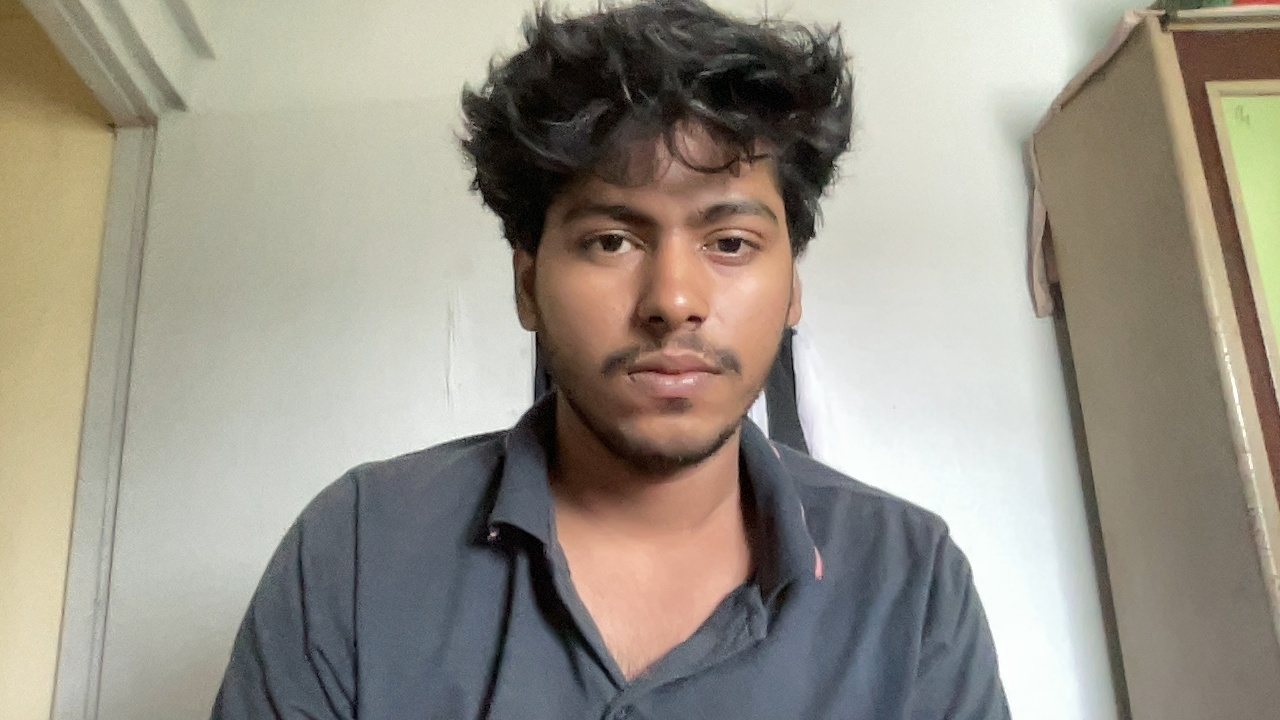
#> input picture admin/pht1.jpg, 1280 x 720 px
$ python request.py
#> lines starting #> are read from the running program, lines starting #| are printed output that depends on the picture
import cv2
import numpy as np
from skimage.metrics import structural_similarity as ssim

# Load images
image1 = cv2.imread('./admin/pht1.jpg')
#> image1 is the input picture: shape (720, 1280, 3); mean B, G, R 136.7, 148.4, 154.1
image2 = cv2.imread('./pht2.jpg')
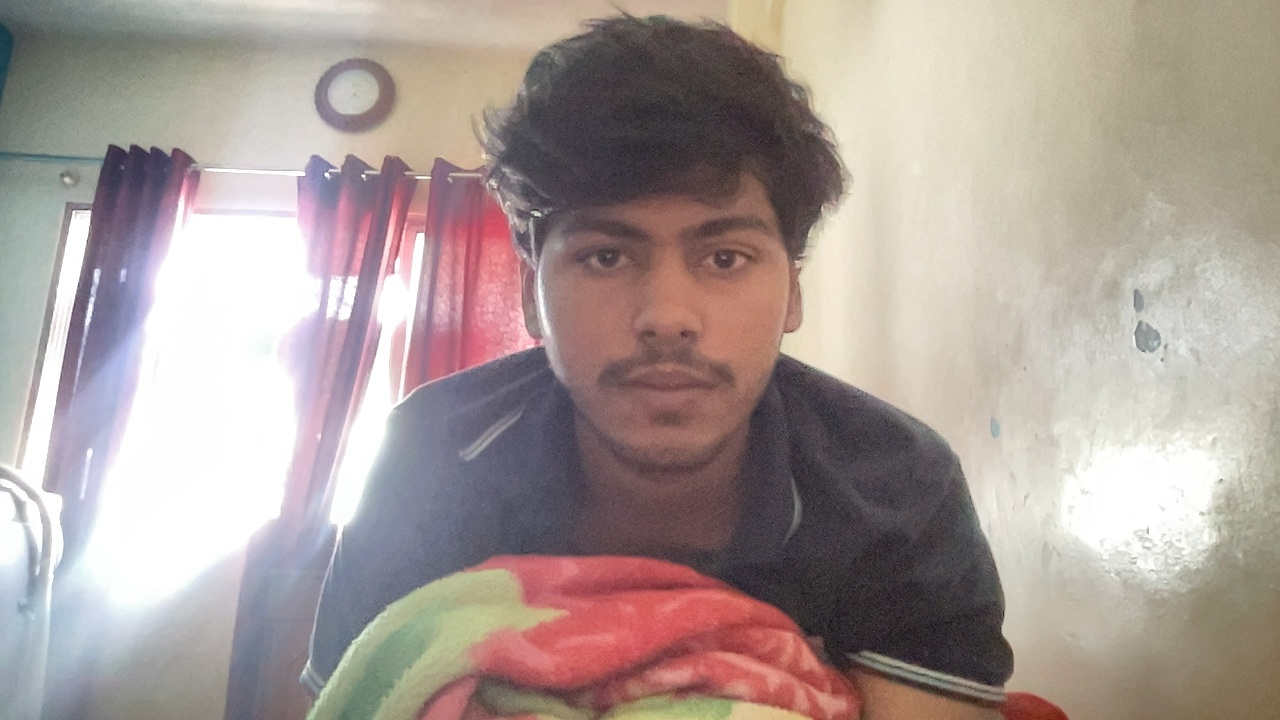
#> input picture pht2.jpg, 1280 x 720 px
#> image2 is the input picture: shape (720, 1280, 3); mean B, G, R 151.1, 155.4, 168.7

# Convert to grayscale
gray1 = cv2.cvtColor(image1, cv2.COLOR_BGR2GRAY)
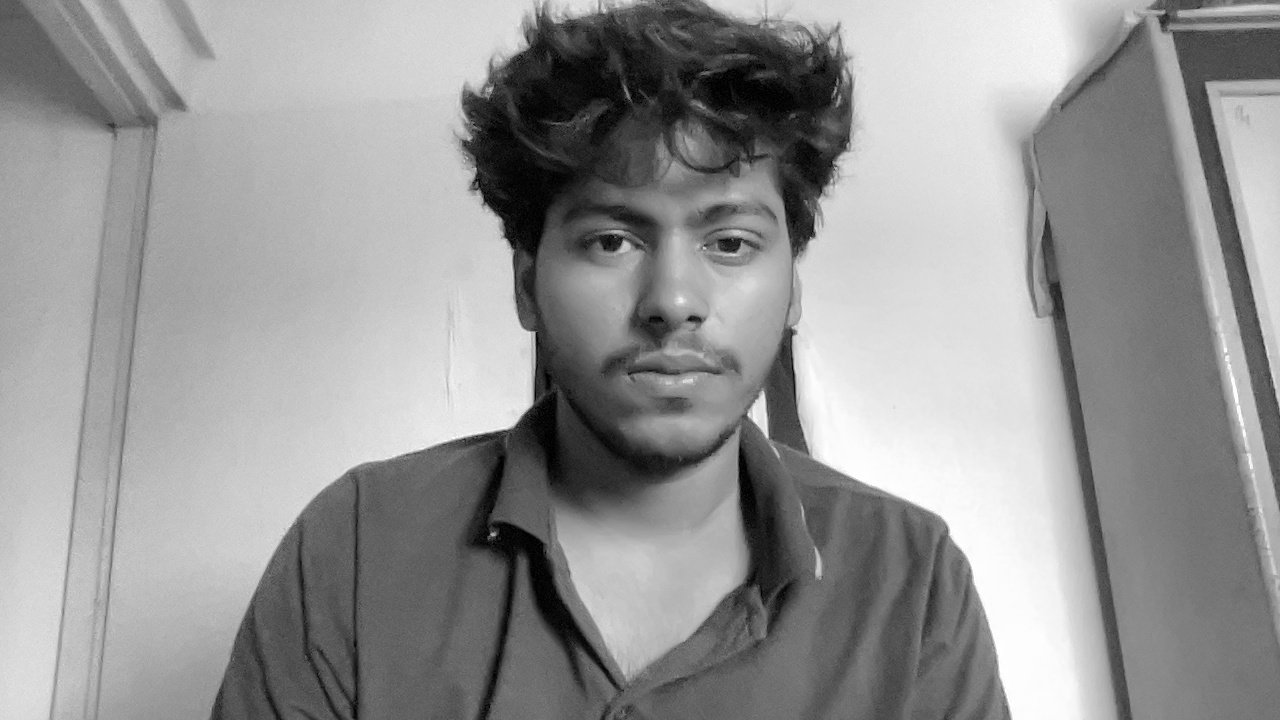
#> gray1: shape (720, 1280); min 0, max 255, mean 148.8
gray2 = cv2.cvtColor(image2, cv2.COLOR_BGR2GRAY)
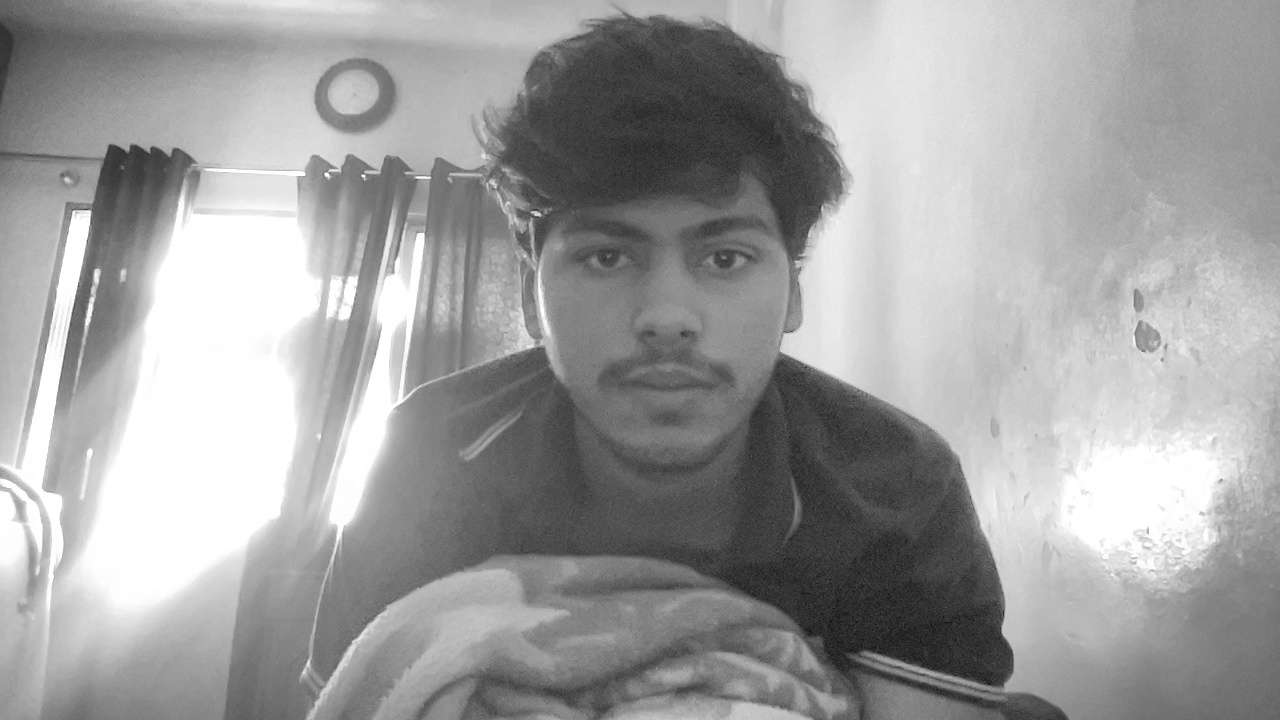
#> gray2: shape (720, 1280); min 12, max 255, mean 158.9

# Load pre-trained face detector
face_cascade = cv2.CascadeClassifier(cv2.data.haarcascades + 'haarcascade_frontalface_default.xml')

# Detect faces in the images
faces1 = face_cascade.detectMultiScale(gray1, 1.3, 5)
#> faces1 = [[511, 113, 315, 315]]
faces2 = face_cascade.detectMultiScale(gray2, 1.3, 5)
#> faces2 = ()

# Check if at least one face was detected in both images
if len(faces1) > 0 and len(faces2) > 0:
    # Assuming you want to compare the first detected face in each image (adjust if needed)
    x1, y1, w1, h1 = faces1[0]
    x2, y2, w2, h2 = faces2[0]

    # Crop the faces from the images
    face1 = gray1[y1:y1+h1, x1:x1+w1]
    face2 = gray2[y2:y2+h2, x2:x2+w2]

    # Resize the faces to the same size for comparison
    face1_resized = cv2.resize(face1, (face2.shape[1], face2.shape[0]))

    # Compare the faces using structural similarity index (SSI)
    score, _ = ssim(face1_resized, face2, full=True)

    print(f"Similarity score: {score}")

    # If similarity score is more than 0.4, print "Face match"
    if score > 0.4:
        print("Face match!")
    else:
        print("Faces do not match.")
else:
    print("No faces detected in one or both images.")
